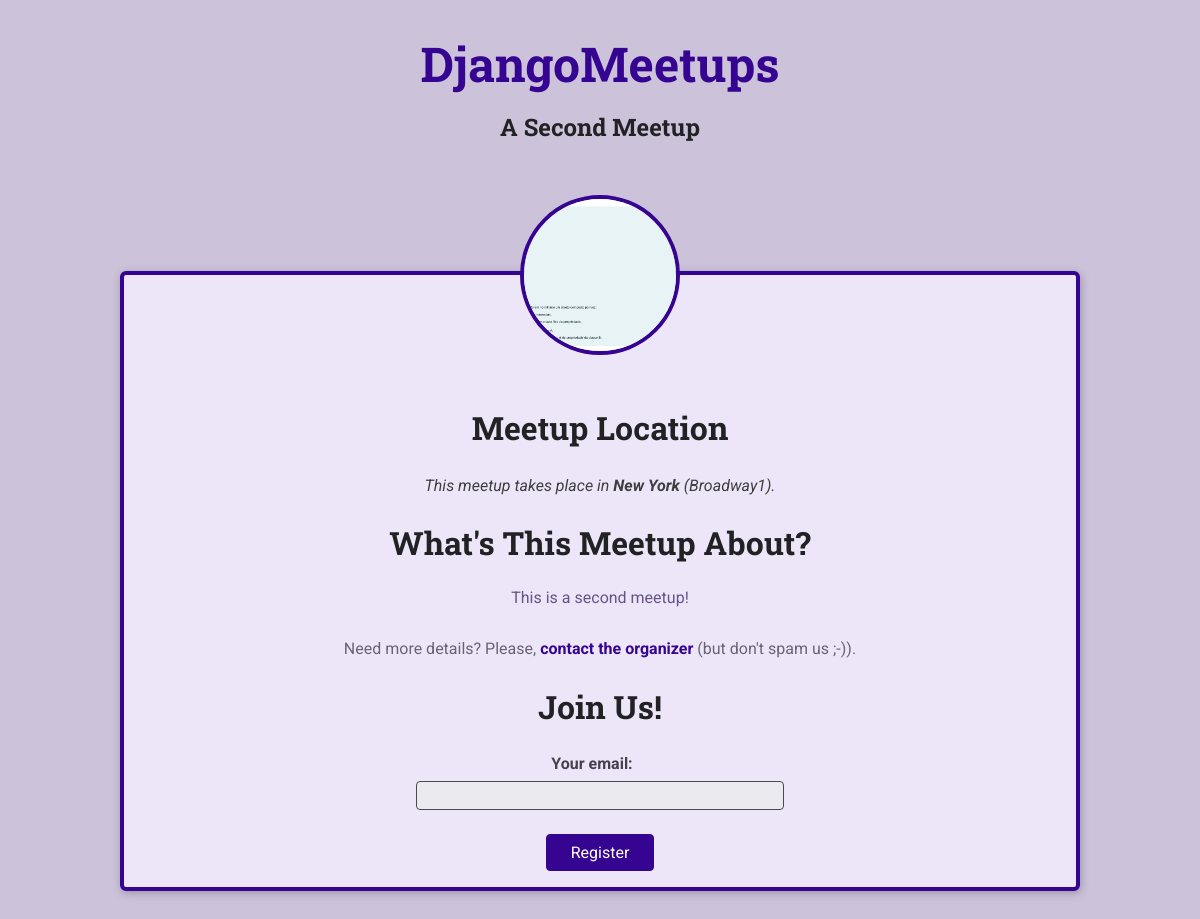
The app's page /meetups/a-second-meetup with its own data.
### meetups/models.py (models this page shows, shortened)
class Meetup(models.Model):
    slug = models.SlugField(unique=True)
    title = models.CharField(max_length=200)
    organizer_email = models.EmailField()
    date = models.DateField()
    description = models.TextField()
    image = models.ImageField(upload_to='images')
    location = models.ForeignKey(Location, on_delete=models.CASCADE)
    participants = models.ManyToManyField(Participant, blank=True)

class Location(models.Model):
    name = models.CharField(max_length=200)
    address = models.CharField(max_length=300)

### meetups/views.py (the view, shortened to what this page needs)
# urls.py: path('meetups/<slug:meetup_slug>', views.meetup__details, name='meetup-detail'),
def meetup__details(request, meetup_slug):
    try:
        selected_meetup = Meetup.objects.get(slug=meetup_slug)
        if request.method == 'GET':
            registration_form = RegistrationForm()
        return render(request, 'meetups/meetup-details.html', {
                'meetup_found': True,
                'meetup': selected_meetup,
                'form': registration_form
        })
    except Exception as exception:
        return render(request, 'meetups/meetup-details.html', {
            'meetup_found': False
        })

### meetups/forms.py
class RegistrationForm(forms.Form):
    email = forms.EmailField(label='Your email')

### meetups/templates/meetups/meetup-details.html (shortened to what this page needs)
{% extends 'base.html' %}
{% load static %}
{% block css_files %}
    <link rel="stylesheet" href="{% static 'meetups/styles/meetup-details.css' %}">
{% endblock css_files %}
{% block main_heading %}
    {{ meetup.title }}
{% endblock main_heading %}
{% block content %}
{% if meetup_found %}
    <article>
w        <img id="main-image" src="{{ meetup.image.url }}" alt="{{ meetup.title }}">
        <section id="location">
            <h2>Meetup Location</h2>
            <address>This meetup takes place in <span>{{ meetup.location.name }}</span> ({{ meetup.location.address }}).</address>
        </section>
        <section id="details">
            <h2>What's This Meetup About?</h2>
            <p>{{ meetup.description }}</p>
            <footer>
                <p>Need more details? Please, <a href="mailto:{{ meetup.organizer_email }}">contact the organizer</a> (but don't spam us ;-)).</p>
            </footer>
        </section>
        <section id="registration">
            <h2>Join Us!</h2>
            <form action="{% url 'meetup-detail' meetup.slug %}" method="POST">
                <ul>
                    {{ form.as_ul }}
                </ul>
                <div id="registration-actions">
                    <button>Register</button>
                </div>
            </form>
        </section>
    </article>
{% else %}
<p>No meetup found for this slug, sorry!</p>
{% endif %}
{% endblock content %}

### static/base.css (style rules this page uses)
* { box-sizing: border-box; }
body { font-family: 'Roboto', sans-serif; margin: 0; background-color: #ccc3db; color: #3e3e41; }
h1, h2, h3 { font-family: 'Roboto Slab', sans-serif; color: #222224; }
button, .btn { cursor: pointer; font: inherit; padding: 0.5rem 1.5rem; background-color: #350490; border: 1px solid #350490; color: white; border-radius: 4px; text-decoration: none; }

### meetups/static/meetups/styles/meetup-details.css (style rules this page uses)
article { max-width: 60rem; margin: 5rem auto; border-radius: 6px; background-color: #ede6f8; border: 4px solid #350490; box-shadow: 1px 2px 8px rgba(0, 0, 0, 0.25); position: relative; padding: 1rem; text-align: center; }
#main-image { width: 10rem; height: 10rem; object-fit: cover; position: absolute; top: -5rem; left: calc(50% - 5rem); border-radius: 50%; border: 4px solid #350490; }
section:first-of-type { margin-top: 6rem; }
h2 { font-size: 2rem; }
address span { font-weight: bold; }
#details h2 { margin-bottom: 0.5rem; }
#details > p { color: #665386; padding: 1rem; border-radius: 4px; max-width: 80%; margin: auto; }
#details footer { color: #696472; }
#details footer a { color: #350490; text-decoration: none; font-weight: bold; }
#registration ul { list-style: none; margin: 0; padding: 0; }
#registration label { font-weight: bold; color: #46424d; margin-right: 1rem; display: block; margin-bottom: 0.5rem; }
#registration input { font: inherit; width: 40%; background-color: #ebeaee; border: 1px solid #4b4753; border-radius: 4px; padding: 0.25rem; }
#registration-actions { margin-top: 1.5rem; }

### records on screen
Meetup: title "A Second Meetup", image (picture), location.name "New York", location.address "Broadway1", description "This is a second meetup!"
